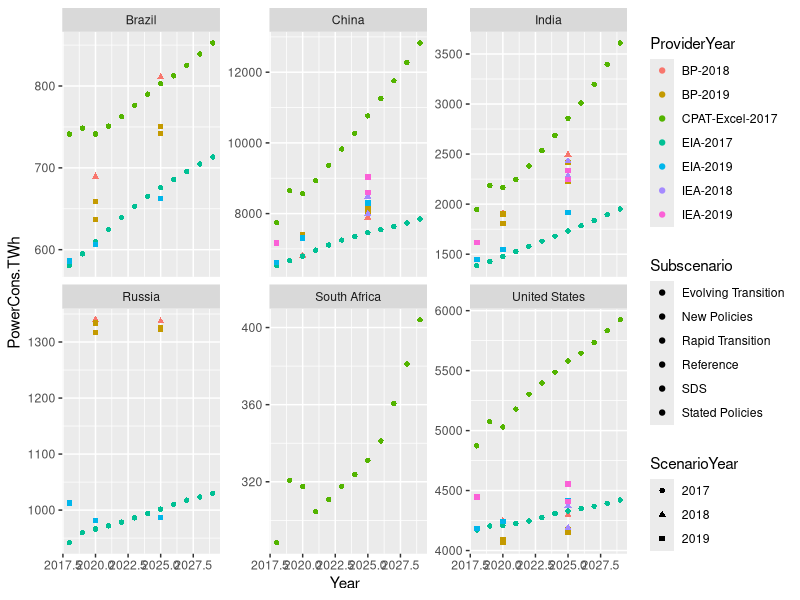
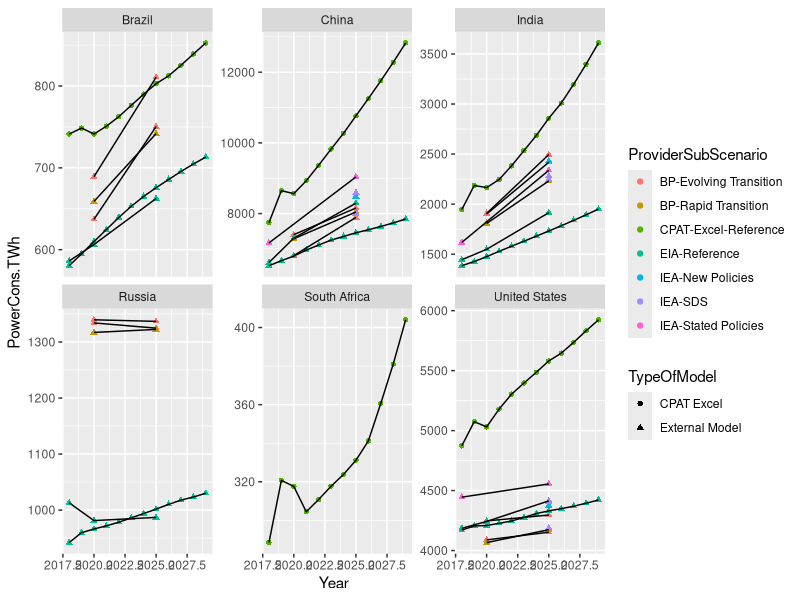

Write R code to recreate these figures, in order.
rm(list=ls()) #Clears the working memory
library(tidyverse)
library(readxl)
library(magrittr)
library(cowplot)
library(ggrepel)

#7-Comparison Graphs
PJPerktoe <- 0.041868

library(tidyverse)
CountriesSelected=c("China","India","United States","Russia","South Africa","Brazil")

RFF <- read_csv("5-comparison/7RFF/RFF.csv")

#tidyverse: functions that work together e.g. with the pipe and tidy data
#Tibble, a form of data frame (which are R  tables).
#Note that R has a separate matrix/array class which are a single, but multidimensional, variable
#Difference is that data frames can have columns of different types
#tidy data: id variables and then 'quantity variables', otherwise 'long' (eg years are rows not columns)

#pipe(%>%): x %>% PipeCompatibleFunction(y,z) is the same as  PipeCompatibleFunction(x,y,z)
#filter: Subset the rows
#mutate: New variable
#rename: NewVarName= OldVarName#
#separate: Separates a combo-text-field into component parts e.g. Orig="BP 2018" becomes Final1="BP" and Final2="2018"
# & 'and' logical operation on vectors
#ggplot: graphs with a 'grammar'
#facet_wrap(~Country) -- create 'facets' on Country.
#also see facet_grid that can do two dimensions: x~y -- facet_grid(Country~Provider)

RFF.selected <- RFF %>%
  filter((region %in% CountriesSelected) & (sector=="All") & (energy=="All"))  %>%
  filter(elg>0) %>%
  mutate(CarbonTax=0) %>%
  rename(PowerCons.TWh=elg,Country=region,Year=year,Scenario=outlook) %>%
  mutate(Year=as.integer(Year)) %>%
  select(Scenario,Country,CarbonTax,Year,PowerCons.TWh)

RFF.selected <- RFF.selected %>%    # One can also use %<>% for the pattern  x <- x %>%
  separate(col=Scenario , sep=c("[()]"),into=c("Main","Subscenario")) %>%  #This [()] is a regular expression
  separate(col=Main , sep=c("[ ]"),into=c("ScenarioYear","Provider")) %>%
select(Provider,ScenarioYear,Subscenario,ScenarioYear,Country,CarbonTax,Year,PowerCons.TWh)

#View(RFF.selected)

LongFormResults <- read_csv("5-comparison/2ResultsFromCPAT/LongFormResults.csv") %>%
  pivot_longer(cols=7:23, names_to = "Year", values_to = "value") %>%
  filter(Quantity=="Power Supplied ktoe" & Model=="Old")

LongFormResults$value = as.numeric(LongFormResults$value)
#LongFormResults$year = as.integer(LongFormResults$year)

LongFormResults = LongFormResults %>%  mutate(PJ=value*PJPerktoe,PowerCons.TWh=PJ*1e3/(60*60)) %>%
  mutate( ScenarioYear="2017",Provider="CPAT-Excel") %>%
  mutate(Year=as.integer(Year)) %>%
  filter(Fuel=="Total",Scenario=="Baseline",CarbonTax==0,Country%in%CountriesSelected) %>%
  mutate(Scenario= paste0(Scenario, "-", Model )) %>%
  separate(col=Scenario , sep=c("[-]"),into=c("Scenario","Subscenario")) %>%
  select(Provider,ScenarioYear,Subscenario,ScenarioYear,Country,CarbonTax,Year,PowerCons.TWh)


#View(LongFormResults)

AllResults=bind_rows(LongFormResults,RFF.selected) %>%
  filter((Year > 2017) & (Year < 2030 )) %>%
  filter(PowerCons.TWh > 1) %>%
  mutate(Subscenario=if_else(Subscenario=="Old","Reference",Subscenario)) %>%
  mutate(ProviderYear=paste(Provider,ScenarioYear,sep="-")) %>%
  mutate(ScenarioYearSubScenario=paste(ScenarioYear,Subscenario,sep="-")) %>%
  mutate(ProviderScenarioYearSubScenario=paste(Provider,ScenarioYear,Subscenario,sep="-")) %>%
  mutate(ProviderSubScenario=paste(Provider,Subscenario,sep="-")) %>%
  mutate(TypeOfModel=if_else(Provider=="CPAT-Excel","CPAT Excel","External Model"))


ggplot(data=AllResults) +
  geom_point(mapping = aes(x=Year,y=PowerCons.TWh,color=ProviderYear,fill=Subscenario,shape=ScenarioYear), show.legend = TRUE) +
  facet_wrap(~Country,scales="free_y")

results2020 = AllResults %>% filter(Year==2020L)

ggplot(data=AllResults) +
  geom_point(mapping = aes(x=Year,y=PowerCons.TWh,color=ProviderSubScenario,shape=TypeOfModel), show.legend = TRUE) +
  facet_wrap(~Country,scales="free_y") +
  geom_line(mapping = aes(x=Year,y=PowerCons.TWh,group=ProviderScenarioYearSubScenario))


#ggplot(data=filter(AllResults,Country=="China")) +
#  geom_point(mapping = aes(x=Year,y=PowerCons.TWh,color=ProviderSubScenario,shape=ScenarioYear), show.legend = TRUE) +
#  geom_line(mapping = aes(x=Year,y=PowerCons.TWh,group=ProviderScenarioYearSubScenario))
